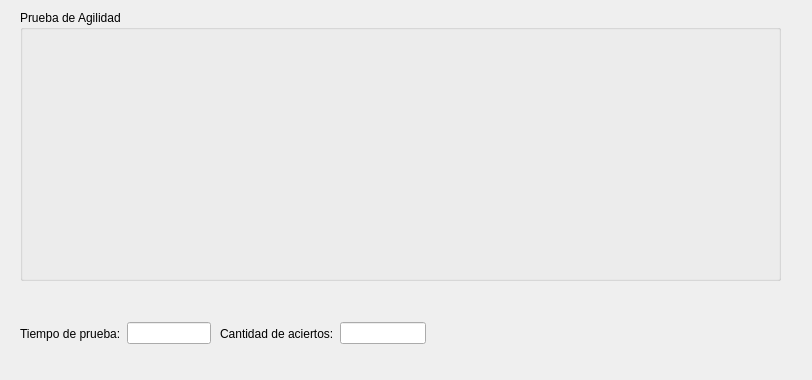
<?xml version="1.0" encoding="UTF-8"?>
<ui version="4.0">
 <class>prueba</class>
 <widget class="QDialog" name="prueba">
  <property name="geometry">
   <rect>
    <x>0</x>
    <y>0</y>
    <width>812</width>
    <height>380</height>
   </rect>
  </property>
  <property name="windowTitle">
   <string>Prueba</string>
  </property>
  <widget class="QGroupBox" name="groupBox">
   <property name="geometry">
    <rect>
     <x>20</x>
     <y>10</y>
     <width>761</width>
     <height>271</height>
    </rect>
   </property>
   <property name="title">
    <string>Prueba de Agilidad</string>
   </property>
   <widget class="QPushButton" name="boton1">
    <property name="geometry">
     <rect>
      <x>20</x>
      <y>40</y>
      <width>101</width>
      <height>91</height>
     </rect>
    </property>
    <property name="styleSheet">
     <string notr="true">background-color: transparent;
border-image: url(:off.png);
background: none;
border: none;
background-repeat: none;
</string>
    </property>
    <property name="text">
     <string/>
    </property>
    <property name="icon">
     <iconset>
      <normaloff>../proyecto_alse/RC_led.png</normaloff>
      <normalon>:/images/RC_led.png</normalon>../proyecto_alse/RC_led.png</iconset>
    </property>
    <property name="iconSize">
     <size>
      <width>90</width>
      <height>90</height>
     </size>
    </property>
   </widget>
   <widget class="QPushButton" name="boton7">
    <property name="geometry">
     <rect>
      <x>80</x>
      <y>160</y>
      <width>101</width>
      <height>91</height>
     </rect>
    </property>
    <property name="styleSheet">
     <string notr="true">background-color: transparent;
border-image: url(:off.png);
background: none;
border: none;
background-repeat: none;
</string>
    </property>
    <property name="text">
     <string/>
    </property>
    <property name="icon">
     <iconset>
      <normaloff>../proyecto_alse/RC_led.png</normaloff>
      <normalon>:/images/RC_led.png</normalon>../proyecto_alse/RC_led.png</iconset>
    </property>
    <property name="iconSize">
     <size>
      <width>90</width>
      <height>90</height>
     </size>
    </property>
   </widget>
   <widget class="QPushButton" name="boton6">
    <property name="geometry">
     <rect>
      <x>640</x>
      <y>40</y>
      <width>101</width>
      <height>91</height>
     </rect>
    </property>
    <property name="styleSheet">
     <string notr="true">background-color: transparent;
border-image: url(:off.png);
background: none;
border: none;
background-repeat: none;
</string>
    </property>
    <property name="text">
     <string/>
    </property>
    <property name="icon">
     <iconset>
      <normaloff>../proyecto_alse/RC_led.png</normaloff>
      <normalon>:/images/RC_led.png</normalon>../proyecto_alse/RC_led.png</iconset>
    </property>
    <property name="iconSize">
     <size>
      <width>90</width>
      <height>90</height>
     </size>
    </property>
   </widget>
   <widget class="QPushButton" name="boton5">
    <property name="geometry">
     <rect>
      <x>520</x>
      <y>40</y>
      <width>101</width>
      <height>91</height>
     </rect>
    </property>
    <property name="styleSheet">
     <string notr="true">background-color: transparent;
border-image: url(:off.png);
background: none;
border: none;
background-repeat: none;
</string>
    </property>
    <property name="text">
     <string/>
    </property>
    <property name="icon">
     <iconset>
      <normaloff>../proyecto_alse/RC_led.png</normaloff>
      <normalon>:/images/RC_led.png</normalon>../proyecto_alse/RC_led.png</iconset>
    </property>
    <property name="iconSize">
     <size>
      <width>90</width>
      <height>90</height>
     </size>
    </property>
   </widget>
   <widget class="QPushButton" name="boton4">
    <property name="geometry">
     <rect>
      <x>390</x>
      <y>40</y>
      <width>101</width>
      <height>91</height>
     </rect>
    </property>
    <property name="styleSheet">
     <string notr="true">background-color: transparent;
border-image: url(:off.png);
background: none;
border: none;
background-repeat: none;
</string>
    </property>
    <property name="text">
     <string/>
    </property>
    <property name="icon">
     <iconset>
      <normaloff>../proyecto_alse/RC_led.png</normaloff>
      <normalon>:/images/RC_led.png</normalon>../proyecto_alse/RC_led.png</iconset>
    </property>
    <property name="iconSize">
     <size>
      <width>90</width>
      <height>90</height>
     </size>
    </property>
   </widget>
   <widget class="QPushButton" name="boton3">
    <property name="geometry">
     <rect>
      <x>260</x>
      <y>40</y>
      <width>101</width>
      <height>91</height>
     </rect>
    </property>
    <property name="styleSheet">
     <string notr="true">background-color: transparent;
border-image: url(:off.png);
background: none;
border: none;
background-repeat: none;
</string>
    </property>
    <property name="text">
     <string/>
    </property>
    <property name="icon">
     <iconset>
      <normaloff>../proyecto_alse/RC_led.png</normaloff>
      <normalon>:/images/RC_led.png</normalon>../proyecto_alse/RC_led.png</iconset>
    </property>
    <property name="iconSize">
     <size>
      <width>90</width>
      <height>90</height>
     </size>
    </property>
   </widget>
   <widget class="QPushButton" name="boton2">
    <property name="geometry">
     <rect>
      <x>140</x>
      <y>40</y>
      <width>101</width>
      <height>91</height>
     </rect>
    </property>
    <property name="styleSheet">
     <string notr="true">background-color: transparent;
border-image: url(:off.png);
background: none;
border: none;
background-repeat: none;
</string>
    </property>
    <property name="text">
     <string/>
    </property>
    <property name="icon">
     <iconset>
      <normaloff>../proyecto_alse/RC_led.png</normaloff>
      <normalon>:/images/RC_led.png</normalon>../proyecto_alse/RC_led.png</iconset>
    </property>
    <property name="iconSize">
     <size>
      <width>90</width>
      <height>90</height>
     </size>
    </property>
   </widget>
   <widget class="QPushButton" name="boton11">
    <property name="geometry">
     <rect>
      <x>590</x>
      <y>160</y>
      <width>101</width>
      <height>91</height>
     </rect>
    </property>
    <property name="styleSheet">
     <string notr="true">background-color: transparent;
border-image: url(:off.png);
background: none;
border: none;
background-repeat: none;
</string>
    </property>
    <property name="text">
     <string/>
    </property>
    <property name="icon">
     <iconset>
      <normaloff>../proyecto_alse/RC_led.png</normaloff>
      <normalon>:/images/RC_led.png</normalon>../proyecto_alse/RC_led.png</iconset>
    </property>
    <property name="iconSize">
     <size>
      <width>90</width>
      <height>90</height>
     </size>
    </property>
   </widget>
   <widget class="QPushButton" name="boton10">
    <property name="geometry">
     <rect>
      <x>460</x>
      <y>160</y>
      <width>101</width>
      <height>91</height>
     </rect>
    </property>
    <property name="styleSheet">
     <string notr="true">background-color: transparent;
border-image: url(:off.png);
background: none;
border: none;
background-repeat: none;
</string>
    </property>
    <property name="text">
     <string/>
    </property>
    <property name="icon">
     <iconset>
      <normaloff>../proyecto_alse/RC_led.png</normaloff>
      <normalon>:/images/RC_led.png</normalon>../proyecto_alse/RC_led.png</iconset>
    </property>
    <property name="iconSize">
     <size>
      <width>90</width>
      <height>90</height>
     </size>
    </property>
   </widget>
   <widget class="QPushButton" name="boton9">
    <property name="geometry">
     <rect>
      <x>330</x>
      <y>160</y>
      <width>101</width>
      <height>91</height>
     </rect>
    </property>
    <property name="styleSheet">
     <string notr="true">background-color: transparent;
border-image: url(:off.png);
background: none;
border: none;
background-repeat: none;
</string>
    </property>
    <property name="text">
     <string/>
    </property>
    <property name="icon">
     <iconset>
      <normaloff>../proyecto_alse/RC_led.png</normaloff>
      <normalon>:/images/RC_led.png</normalon>../proyecto_alse/RC_led.png</iconset>
    </property>
    <property name="iconSize">
     <size>
      <width>90</width>
      <height>90</height>
     </size>
    </property>
   </widget>
   <widget class="QPushButton" name="boton8">
    <property name="geometry">
     <rect>
      <x>200</x>
      <y>160</y>
      <width>101</width>
      <height>91</height>
     </rect>
    </property>
    <property name="styleSheet">
     <string notr="true">background-color: transparent;
border-image: url(:off.png);
background: none;
border: none;
background-repeat: none;
</string>
    </property>
    <property name="text">
     <string/>
    </property>
    <property name="icon">
     <iconset>
      <normaloff>../proyecto_alse/RC_led.png</normaloff>
      <normalon>:/images/RC_led.png</normalon>../proyecto_alse/RC_led.png</iconset>
    </property>
    <property name="iconSize">
     <size>
      <width>90</width>
      <height>90</height>
     </size>
    </property>
   </widget>
  </widget>
  <widget class="QWidget" name="layoutWidget">
   <property name="geometry">
    <rect>
     <x>20</x>
     <y>320</y>
     <width>191</width>
     <height>27</height>
    </rect>
   </property>
   <layout class="QHBoxLayout" name="horizontalLayout">
    <item>
     <widget class="QLabel" name="label_3">
      <property name="text">
       <string>Tiempo de prueba:</string>
      </property>
     </widget>
    </item>
    <item>
     <widget class="QLineEdit" name="cont_2"/>
    </item>
   </layout>
  </widget>
  <widget class="QWidget" name="layoutWidget">
   <property name="geometry">
    <rect>
     <x>220</x>
     <y>320</y>
     <width>206</width>
     <height>27</height>
    </rect>
   </property>
   <layout class="QHBoxLayout" name="horizontalLayout_2">
    <item>
     <widget class="QLabel" name="label">
      <property name="text">
       <string>Cantidad de aciertos:</string>
      </property>
     </widget>
    </item>
    <item>
     <widget class="QLineEdit" name="cont"/>
    </item>
   </layout>
  </widget>
 </widget>
 <resources/>
 <connections/>
</ui>
